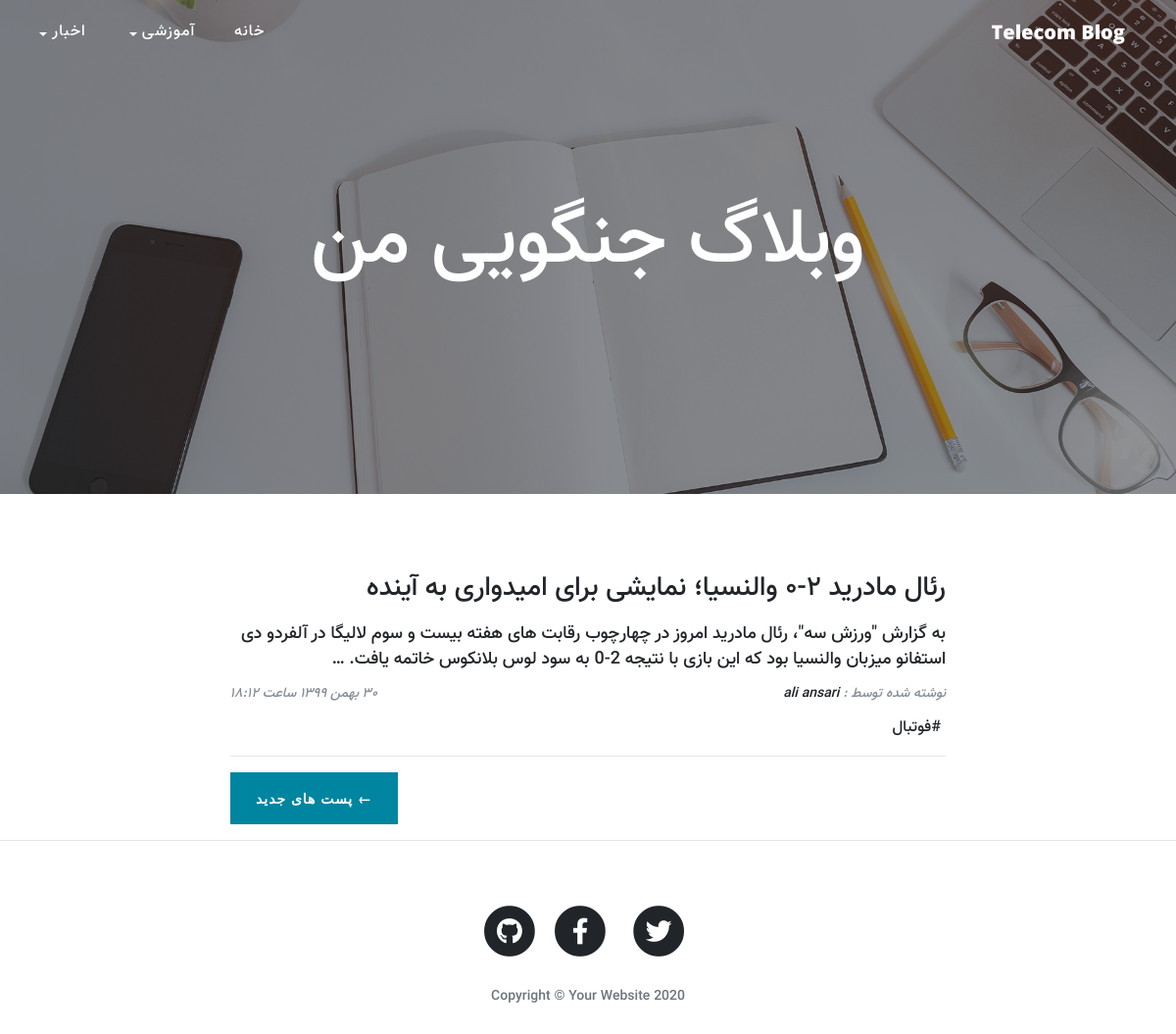
Page /page/3 on the committed database.
### blog/models.py (models this page shows, shortened)
class Category(models.Model):
    parent = models.ForeignKey('self',null=True, blank=True, on_delete=models.SET_NULL,related_name='children',verbose_name='زیر دسته')
    title = models.CharField(max_length=200 , verbose_name='عنوان دسته بندی')
    slug = models.SlugField(max_length=100, unique=True , verbose_name='آدرس دسته بندی')
    image = models.ImageField(upload_to = 'image/categoryImage', null=True , blank = True)
    status = models.BooleanField(default = True, verbose_name = 'آیا نمایش داده شود؟')
    position = models.IntegerField(verbose_name= 'جایگاه')
    class Meta:
        verbose_name = 'دسته بندی'
        verbose_name_plural = 'دسته بندی ها'
        ordering = ['parent__id','position']
    objects = CategoryManeger()

class Article(models.Model):
    STATUS_CHOICES = (('d', '‍‍‍پیش نویس '), ('p', 'انتشار'))
    title = models.CharField(max_length=200 , verbose_name='عنوان مقاله')
    slug = models.SlugField(max_length=100, unique=True , verbose_name='آدرس مقاله')
    description = models.TextField(verbose_name='محتوا مقاله')
    thumbnail = models.ImageField(upload_to='images', verbose_name='عکس مقاله')
    publish = models.DateTimeField(default=timezone.now , verbose_name='زمان انتشار')
    created = models.DateTimeField(auto_now_add=True)
    update = models.DateTimeField(auto_now=True)
    status = models.CharField(max_length=1, choices=STATUS_CHOICES , verbose_name='وضعیت مقاله')
    category = models.ManyToManyField(Category,verbose_name='دسته بندی',related_name = 'articles')
    class Meta:
        verbose_name = 'مقاله'
        verbose_name_plural = 'مقالات'
        ordering = ['-publish']
    def jpublish(self):
        return jalali_converter(self.publish)
    jpublish.short_description = 'زمان انتشار'
    def category_published (self):
        return self.category.filter(status = True)
    def thumbnail_tag (self):
        return format_html("<img style=' width : 150px ; height: 110px ; border-radius: 5px;' src = '{}' >".format(self.thumbnail.url))
    thumbnail_tag.short_description = 'عکس مقاله'
    objects = ArticleManger()

### blog/views.py (the view)
# urls.py: path('', ArticleList.as_view(), name='home'),
class ArticleList(ListView):
    queryset = Article.objects.published()
    paginate_by = 4

### blog/models.py (called while the page is built)
    def active(self):
        return self.filter(status = True)

### blog/templatetags/base_tags.py (called while the page is built)
@register.inclusion_tag("blog/partials/category-navbar.html")
def category_navbar():
    data = {
        'category': Category.objects.filter(status=True),
    }
    return data

@register.simple_tag
def title():
    return 'Telecom Blog'

### extensions/jalali.py (called while the page is built)
    def persian_tuple(self):
        return self.persian_year, self.persian_month, self.persian_day

### extensions/utils.py (called while the page is built)
def persian_number_converter(mystr):
    numbers = {
        '0': '۰',
        '1': '۱',
        '2': '۲',
        '3': '۳',
        '4': '۴',
        '5': '۵',
        '6': '۶',
        '7': '۷',
        '8': '۸',
        '9': '۹',
    }
    for e, p in numbers.items():
        mystr = mystr.replace(e, p)
    return mystr

def jalali_converter(time):
    jmonth = [
        "فروردین", "اردیبهشت", "خرداد", "تیر", "مرداد", "شهریور", "مهر",
        "آبان", "آذر", "دی", "بهمن", "اسفند"
    ]
    time = timezone.localtime(time)
    time_is_str = "{},{},{}".format(time.year, time.month, time.day)
    time_is_tuple = jalali.Gregorian(time_is_str).persian_tuple()
    time_is_list = list(time_is_tuple)
    for index, month in enumerate(jmonth):
        if time_is_list[1] == index + 1:
            time_is_list[1] = month
            break
    output = '{} {} {}  ساعت  {}:{}'.format(time_is_list[2], time_is_list[1],
                                            time_is_list[0], time.hour,
                                            time.minute)
    return persian_number_converter(output)

### blog/templates/blog/article_list.html (shortened to what this page needs)
{% extends 'blog/base.html' %}
{% block main %}
<header class="masthead" >
  <div class="overlay"></div>
  <div class="container">
    <div class="row">
      <div class="col-lg-8 col-md-10 mx-auto">
        <div class="site-heading">
          <h1>وبلاگ جنگویی من</h1>
        </div>
      </div>
    </div>
  </div>
</header>
<div class="container" >
  <div class="row">
    <div class="col-lg-8 col-md-10 mx-auto">
      {% for article in object_list %}
      <div class="post-preview" >
        <a href="{% url 'blog:detail' article.slug %}">
          <h4 class="post-title">{{article.title}}</h4>
          <h5 class="post-subtitle">{{article.description | truncatewords:35}}</h5>
        </a>
        <p class="post-meta">
          <span class="author">
            <span>نوشته شده توسط :</span>
            <a href="#">ali ansari</a>
          </span>
          <span class="calender">{{article.jpublish}}</span>
          </p>
        <div class="category">
          {% for cat in article.category_published.all %}
            <a href="{% url 'blog:category' cat.slug %}" style="text-decoration: none; margin: 0 5px;">#{{cat.title}}</a>
          {% endfor %}
        </div>
      </div>
      <hr>
      {% endfor %}
      <div class="clearfix">
        {% if is_paginated %}
          {% if  page_obj.has_previous  %}
            <a class="btn btn-primary float-left" href="{% url 'blog:home' page_obj.previous_page_number %}">&larr; پست های جدید  </a>
          {% endif  %}
        {% endif %}
      </div>
    </div>
  </div>
</div>
{% endblock %}

### blog/templates/blog/partials/category-navbar.html (shortened to what this page needs)
<ul class="navbar-nav">
    <li class="nav-item">
        <a class="nav-link " href="{% url 'blog:home' %}">خانه</a>
    </li>
    {% for cat in category%}
    {% if cat.parent == None %}
    <li class="nav-item dropdown">
        <a class="nav-link dropdown-toggle" href="#" id="navbarDropdown" role="button" data-toggle="dropdown"
            href="{% url 'blog:category' cat.slug %}">{{cat.title}}</a>
    </li>
    {% endif %}
    {% endfor %}
</ul>

### blog/templates/blog/base.html (style rules this page uses)
body { direction: rtl; text-align: right; font-family: 'vazir-medium' !important; }
.navbar-nav { margin-right: auto; }
.navbar-nav li a { font-size: 16px !important; }
.post-meta { display: flex; justify-content: space-between; align-items: center; margin: 12px 0 !important; font-size: 12px !important; ; }
h1, h2, h3, h4, h5, h6 { font-weight: 800; font-family: 'vazir-medium' !important; }
a { text-decoration: none !important; }
.post-preview>a>.post-title { font-size: 28px !important; }
.post-preview>.post-meta { font-size: 14px !important; }
.post-preview>.category { font-size: 16px !important; }
.post-preview>a>.post-subtitle { font-size: 18px; line-height: 26px; margin: 16px 0 8px; }
header.masthead { background-image: url("../../static/blog/img/home-bg.jpg") }
.dropdown-toggle::after { margin-right: 5px; vertical-align: -1px; }

### rows in the picture
Category: title "آموزشی"
Category: title "اخبار"
Article: title "رئال مادرید ۲-۰ والنسیا؛ نمایشی برای امیدواری به آینده", description "به گزارش \"ورزش سه\"، رئال مادرید امروز در چهارچوب رقابت های هفته بیست و سوم لالیگا در آلفردو دی استفانو میزبان والنسیا بود که این بازی با نتیجه 2-0 به سود لوس بلانکوس خاتمه یافت. …", jpublish "۳۰ بهمن ۱۳۹۹ ساعت ۱۸:۱۲"
Category: title "فوتبال"
